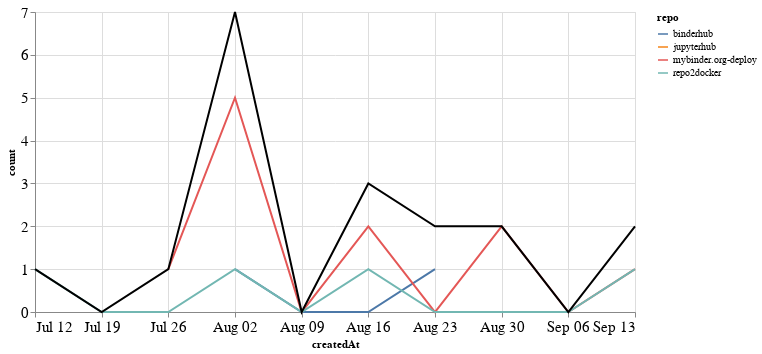

The notebook cell this image was saved under:
### Markdown cell above
## PRs

### Code cell
prs_time = prs.groupby('repo').resample('W', on='createdAt').count()['author'].reset_index()
prs_time = prs_time.rename(columns={'author': 'count'})
prs_time_total = prs_time.groupby('createdAt').agg({"count": "sum"}).reset_index()

ch1 = alt.Chart(prs_time, width=600).mark_line().encode(
    x='createdAt',
    y='count',
    color='repo',
    tooltip="repo"
)

ch2 = alt.Chart(prs_time_total, width=600).mark_line(color="black").encode(
    x='createdAt',
    y='count',
)

ch1 + ch2

### Figure 1 — Vega-Lite specification as saved in the notebook (floating-point values rounded to 4 significant figures)
{"config": {"axisLeft": {"labelFontSize": 15}, "axisBottom": {"labelFontSize": 15}}, "layer": [{"data": {"name": "data-62bcb5b0583c18882d655494f496473a"}, "mark": "line", "encoding": {"color": {"type": "nominal", "field": "repo"}, "tooltip": {"type": "nominal", "field": "repo"}, "x": {"type": "temporal", "field": "createdAt"}, "y": {"type": "quantitative", "field": "count"}}, "width": 600}, {"data": {"name": "data-63247d095f008bc275214ed9c4857224"}, "mark": {"type": "line", "color": "black"}, "encoding": {"x": {"type": "temporal", "field": "createdAt"}, "y": {"type": "quantitative", "field": "count"}}, "width": 600}], "$schema": "https://vega.github.io/schema/vega-lite/v4.8.1.json", "datasets": {"data-62bcb5b0583c18882d655494f496473a": [{"repo": "binderhub", "createdAt": "2020-08-02T00:00:00", "count": 1}, {"repo": "binderhub", "createdAt": "2020-08-09T00:00:00", "count": 0}, {"repo": "binderhub", "createdAt": "2020-08-16T00:00:00", "count": 0}, {"repo": "binderhub", "createdAt": "2020-08-23T00:00:00", "count": 1}, {"repo": "jupyterhub", "createdAt": "2020-08-23T00:00:00", "count": 1}, {"repo": "mybinder.org-deploy", "createdAt": "2020-07-26T00:00:00", "count": 1}, {"repo": "mybinder.org-deploy", "createdAt": "2020-08-02T00:00:00", "count": 5}, {"repo": "mybinder.org-deploy", "createdAt": "2020-08-09T00:00:00", "count": 0}, {"repo": "mybinder.org-deploy", "createdAt": "2020-08-16T00:00:00", "count": 2}, {"repo": "mybinder.org-deploy", "createdAt": "2020-08-23T00:00:00", "count": 0}, {"repo": "mybinder.org-deploy", "createdAt": "2020-08-30T00:00:00", "count": 2}, {"repo": "mybinder.org-deploy", "createdAt": "2020-09-06T00:00:00", "count": 0}, {"repo": "mybinder.org-deploy", "createdAt": "2020-09-13T00:00:00", "count": 1}, {"repo": "repo2docker", "createdAt": "2020-07-12T00:00:00", "count": 1}, {"repo": "repo2docker", "createdAt": "2020-07-19T00:00:00", "count": 0}, {"repo": "repo2docker", "createdAt": "2020-07-26T00:00:00", "count": 0}, {"repo": "repo2docker", "createdAt": "2020-08-02T00:00:00", "count": 1}, {"repo": "repo2docker", "createdAt": "2020-08-09T00:00:00", "count": 0}, {"repo": "repo2docker", "createdAt": "2020-08-16T00:00:00", "count": 1}, {"repo": "repo2docker", "createdAt": "2020-08-23T00:00:00", "count": 0}, {"repo": "repo2docker", "createdAt": "2020-08-30T00:00:00", "count": 0}, {"repo": "repo2docker", "createdAt": "2020-09-06T00:00:00", "count": 0}, {"repo": "repo2docker", "createdAt": "2020-09-13T00:00:00", "count": 1}], "data-63247d095f008bc275214ed9c4857224": [{"createdAt": "2020-07-12T00:00:00", "count": 1}, {"createdAt": "2020-07-19T00:00:00", "count": 0}, {"createdAt": "2020-07-26T00:00:00", "count": 1}, {"createdAt": "2020-08-02T00:00:00", "count": 7}, {"createdAt": "2020-08-09T00:00:00", "count": 0}, {"createdAt": "2020-08-16T00:00:00", "count": 3}, {"createdAt": "2020-08-23T00:00:00", "count": 2}, {"createdAt": "2020-08-30T00:00:00", "count": 2}, {"createdAt": "2020-09-06T00:00:00", "count": 0}, {"createdAt": "2020-09-13T00:00:00", "count": 2}]}}
